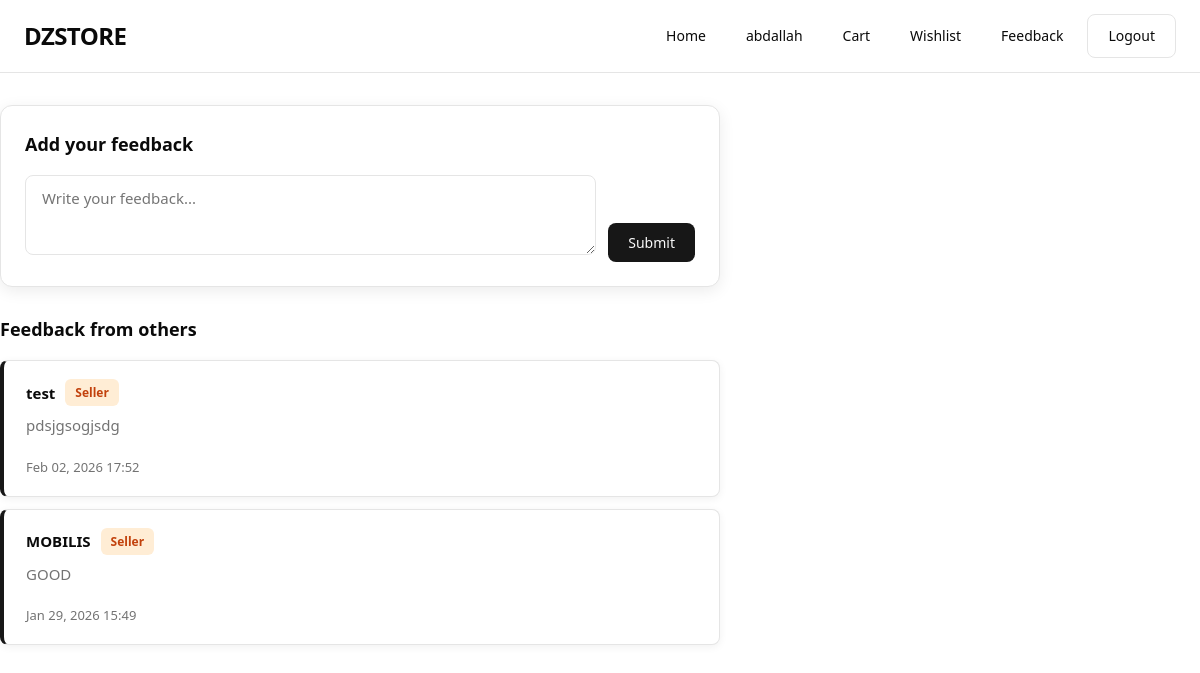
Screenshot of /feedback/ (signed in) with the database file from the repository.
### accounts/models.py (models this page shows, shortened)
class Client(AbstractUser):
    email = models.EmailField(unique=True)
    age = models.PositiveIntegerField(
        validators=[MinValueValidator(18)],
        null=True,
        blank=False,
    )

class Feedback(models.Model):
    user = models.ForeignKey(
        Client,
        on_delete=models.CASCADE,
        related_name="feedback_entries",
    )
    text = models.CharField(max_length=500)
    created_at = models.DateTimeField(auto_now_add=True)
    class Meta:
        ordering = ["-created_at"]

class Seller(models.Model):
    user = models.OneToOneField(
        Client,
        on_delete=models.CASCADE,
        related_name="seller_profile",
    )
    business_name = models.CharField(max_length=200, null=True, blank=True)
    phone_number = models.CharField(max_length=20, null=True, blank=True)

### accounts/views.py (the view)
# urls.py: path('feedback/', feedback_view, name='feedback'),
@login_required
def feedback_view(request):
    qs = Feedback.objects.select_related("user").all()
    feedback_list = []
    for fb in qs:
        is_seller = _is_seller(fb.user)
        display_name = fb.user.username
        if is_seller:
            sp = Seller.objects.get(user=fb.user)
            display_name = sp.business_name or fb.user.username
        feedback_list.append({
            "fb": fb,
            "is_seller": is_seller,
            "display_name": display_name,
            "is_own": fb.user_id == request.user.pk,
        })
    if request.method == "POST":
        form = FeedbackForm(request.POST)
        if form.is_valid():
            obj = form.save(commit=False)
            obj.user = request.user
            obj.save()
            messages.success(request, "Feedback submitted. Thank you!")
            return redirect("feedback")
    else:
        form = FeedbackForm()
    is_seller = _is_seller(request.user)
    return render(
        request,
        "accounts/feedback.html",
        {
            "form": form,
            "feedback_list": feedback_list,
            "is_seller": is_seller,
            "base_template": "accounts/base_seller.html" if is_seller else "accounts/base_client.html",
        },
    )

### accounts/forms.py
class FeedbackForm(forms.ModelForm):
    class Meta:
        model = Feedback
        fields = ["text"]
        widgets = {
            "text": forms.Textarea(
                attrs={
                    "rows": 2,
                    "maxlength": 500,
                    "placeholder": "Write your feedback...",
                }
            ),
        }

### accounts/context_processors.py (called while the page is built)
def seller_notifications(request):
    if not request.user.is_authenticated:
        return {"seller_unread_notifications": 0}
    if not Seller.objects.filter(user=request.user).exists():
        return {"seller_unread_notifications": 0}
    seller = Seller.objects.get(user=request.user)
    count = Notification.objects.filter(seller=seller, is_read=False).count()
    return {"seller_unread_notifications": count}

### accounts/views.py (called while the page is built)
def _is_seller(user):
    if user is None or not user.is_authenticated:
        return False
    return Seller.objects.filter(user=user).exists()

### accounts/templates/accounts/feedback.html (shortened to what this page needs)
{% extends base_template %}
{% block content_inner %}
<div class="feedback-section">
    <div class="add-feedback">
        <h3>Add your feedback</h3>
        <form method="post">
            <div class="field-wrap">
                {{ form.text }}
            </div>
            <button type="submit" class="btn btn-primary">Submit</button>
        </form>
    </div>
    <div class="feedback-list">
        <h3>Feedback from others</h3>
        {% for item in feedback_list %}
            <div class="feedback-item">
                <div class="feedback-meta">
                    <span class="feedback-username">{{ item.display_name }}</span>
                    <span class="feedback-type {% if item.is_seller %}seller{% else %}client{% endif %}">
                        {% if item.is_seller %}Seller{% else %}Client{% endif %}
                    </span>
                </div>
                <p class="feedback-text">{{ item.fb.text }}</p>
                <div class="feedback-item-footer">
                    <span class="feedback-date">{{ item.fb.created_at|date:"M d, Y H:i" }}</span>
                </div>
            </div>
        {% empty %}
            <p class="empty-state" style="margin-top:0;">No feedback yet. Be the first to share!</p>
        {% endfor %}
    </div>
</div>
{% endblock %}

### accounts/templates/accounts/base_client.html (shortened to what this page needs)
{% extends "accounts/base.html" %}
{% block nav %}
<nav class="nav">
    <a href="{% url 'home_client' %}" class="nav-link">Home</a>
    <a href="{% url 'profile_client' %}" class="nav-link">{{ user.username }}</a>
    <a href="{% url 'cart' %}" class="nav-link">Cart</a>
    <a href="{% url 'wishlist' %}" class="nav-link">Wishlist</a>
    <a href="{% url 'feedback' %}" class="nav-link">Feedback</a>
    <a href="{% url 'logout' %}" class="btn btn-outline">Logout</a>
</nav>
{% endblock %}
{% block content %}
<div class="container main-content">
    {% block content_inner %}{% endblock %}
</div>
{% endblock %}

### accounts/static/accounts/css/base.css (style rules this page uses)
*, *::before, *::after { box-sizing: border-box; margin: 0; padding: 0; }
:root { --background: #ffffff; --foreground: #0a0a0a; --card: #ffffff; --card-foreground: #0a0a0a; --muted: #f5f5f5; --muted-foreground: #737373; --border: #e5e5e5; --primary: #171717; --primary-foreground: #fafafa; --secondary: #f5f5f5; --secondary-foreground: #171717; --radius: 8px; --radius-sm: 8px; --radius-md: 8px; --radius-lg: 12px; --shadow-sm: 0 2px 8px rgba(0,0,0,0.06); --shadow: 0 4px 24px rgba(0,0,0,0.08); --shadow-md: 0 4px 16px rgba(0,0,0,0.08); --shadow-lg: 0 12px 48px rgba(0,0,0,0.12); --transition: 0.2s; --focus-ring: rgba(23, 23, 23, 0.2); --danger: #b91c1c; --danger-bg: #fef2f2; --success-bg: #dcfce7; --success-text: #166534; --warning-bg: #fef3c7; --warning-text: #92400e; }
body { font-family: system-ui, -apple-system, BlinkMacSystemFont, 'Segoe UI', Roboto, sans-serif; background-color: var(--background); color: var(--foreground); line-height: 1.6; min-height: 100vh; }
a { color: inherit; text-decoration: none; }
.container { max-width: 1200px; margin: 0 auto; padding: 0 24px; }
.nav { display: flex; align-items: center; gap: 8px; }
.nav-link { padding: 10px 16px; font-size: 0.875rem; font-weight: 500; border-radius: 8px; transition: background-color 0.2s; }
.btn { display: inline-flex; align-items: center; justify-content: center; padding: 10px 20px; font-size: 0.875rem; font-weight: 500; border-radius: var(--radius); border: none; cursor: pointer; transition: all 0.2s; text-decoration: none; font-family: inherit; }
.btn-primary { background-color: var(--primary); color: var(--primary-foreground); }
.btn-outline { background-color: transparent; border: 1px solid var(--border); color: var(--foreground); }
.main-content { flex: 1; padding: 32px 0; }
.feedback-section { max-width: 720px; }
.add-feedback { background: var(--card); padding: 24px; border-radius: var(--radius-lg); box-shadow: var(--shadow-md); margin-bottom: 28px; border: 1px solid var(--border); }
.add-feedback h3 { font-size: 18px; color: var(--foreground); margin-bottom: 16px; }
.add-feedback .field-wrap { flex: 1; min-width: 200px; }
.add-feedback form { display: flex; gap: 12px; align-items: flex-end; flex-wrap: wrap; }
.add-feedback .btn { flex-shrink: 0; }
.add-feedback textarea { width: 100%; min-height: 80px; padding: 12px 16px; font-family: inherit; font-size: 15px; border: 1px solid var(--border); border-radius: var(--radius); resize: vertical; background: var(--background); color: var(--foreground); }
.feedback-list h3 { font-size: 18px; color: var(--foreground); margin-bottom: 16px; }
.feedback-item { background: var(--card); padding: 18px 22px; border-radius: var(--radius-md); box-shadow: var(--shadow-sm); margin-bottom: 12px; border: 1px solid var(--border); border-left: 4px solid var(--primary); }
.feedback-meta { display: flex; align-items: center; gap: 10px; margin-bottom: 8px; flex-wrap: wrap; }
.feedback-username { font-weight: 600; color: var(--foreground); font-size: 15px; }
.feedback-type { font-size: 12px; padding: 4px 10px; border-radius: 6px; font-weight: 600; }
.feedback-type.seller { background: #ffedd5; color: #c2410c; }
.feedback-text { color: var(--muted-foreground); font-size: 15px; line-height: 1.5; }
.feedback-date { font-size: 13px; color: var(--muted-foreground); margin-top: 8px; }
.feedback-item-footer { display: flex; justify-content: space-between; align-items: center; flex-wrap: wrap; gap: 8px; margin-top: 12px; }

### rows the page displays
Client: username "abdallah"
Feedback: display_name "test", fb.text "pdsjgsogjsdg", fb.created_at "Feb 02, 2026 17:52"
Feedback: display_name "MOBILIS", fb.text "GOOD", fb.created_at "Jan 29, 2026 15:49"
